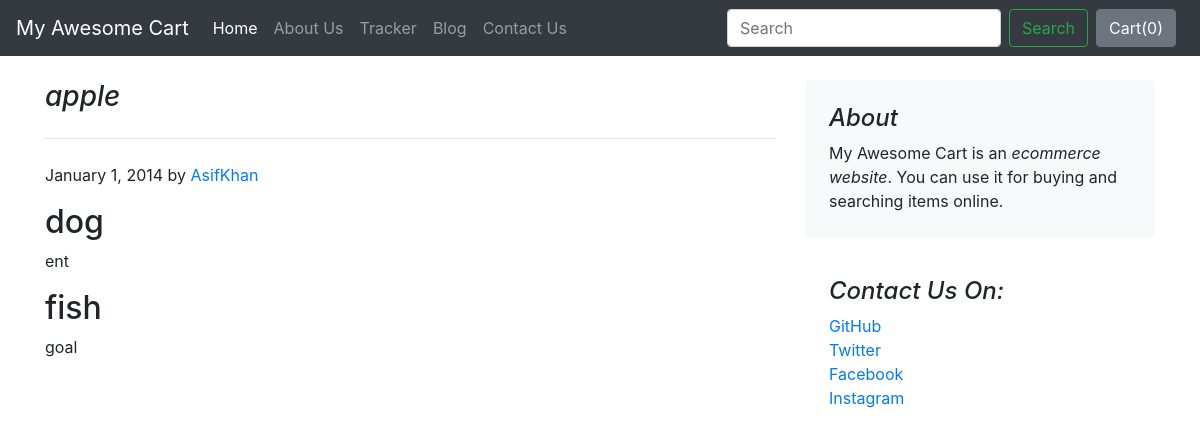
The page /blog/blogpost/1 on the database its author committed.
### blog/models.py (models this page shows)
class Blogpost(models.Model):
    post_id = models.AutoField(primary_key=True)
    title = models.CharField(max_length=50)
    head0 = models.CharField(max_length=500, default="")
    chead0 = models.CharField(max_length=5000, default="")
    head1 = models.CharField(max_length=500, default="")
    chead1 = models.CharField(max_length=5000, default="")
    head2 = models.CharField(max_length=500, default="")
    chead2 = models.CharField(max_length=5000, default="")
    pub_date = models.DateField()
    thumbnail = models.ImageField(upload_to="shop/images",default="")
    def __str__(self):
        return self.title

### blog/views.py (the view)
# urls.py: path('blogpost/<int:id>', views.blogpost, name="blogPost"),
def blogpost(request,id):
    post = Blogpost.objects.filter(post_id = id) [0]
    print(post)
    return render(request,"blog/blogpost.html",{'post':post})

### blog/templates/blog/blogpost.html (shortened to what this page needs)
{%extends 'shop/basic.html'%}
{%block body%}
<div class="container">
    <div class="row mt-4">
        <div class="col-md-8 blog-main">
            <h3 class="pb-4 mb-4 font-italic border-bottom">
                {{post.title}}
            </h3>
            <div class="blog-post">
                <p class="blog-post-meta">January 1, 2014 by <a href="#">AsifKhan</a></p>
                <h2>{{post.head1}}</h2>
                <p>{{post.chead1}}</p>
                <h2>{{post.head2}}</h2>
                <p>{{post.chead2}}</p>
            </div>
        </div>
        <aside class="col-md-4 blog-sidebar">
            <div class="p-4 mb-3 bg-light rounded">
                <h4 class="font-italic">About</h4>
                <p class="mb-0">My Awesome Cart is an <em>ecommerce website</em>. You can use it for buying and searching items online. </p>
            </div>
            <div class="p-4">
                <h4 class="font-italic">Contact Us On: </h4>
                <ol class="list-unstyled">
                    <li><a href="#">GitHub</a></li>
                    <li><a href="#">Twitter</a></li>
                    <li><a href="#">Facebook</a></li>
                    <li><a href="#">Instagram</a></li>
                </ol>
            </div>
        </aside>
    </div>
</div>
{%endblock%}

### rows shown on the page
Blogpost: title "apple", head1 "dog", chead1 "ent", head2 "fish", chead2 "goal"
